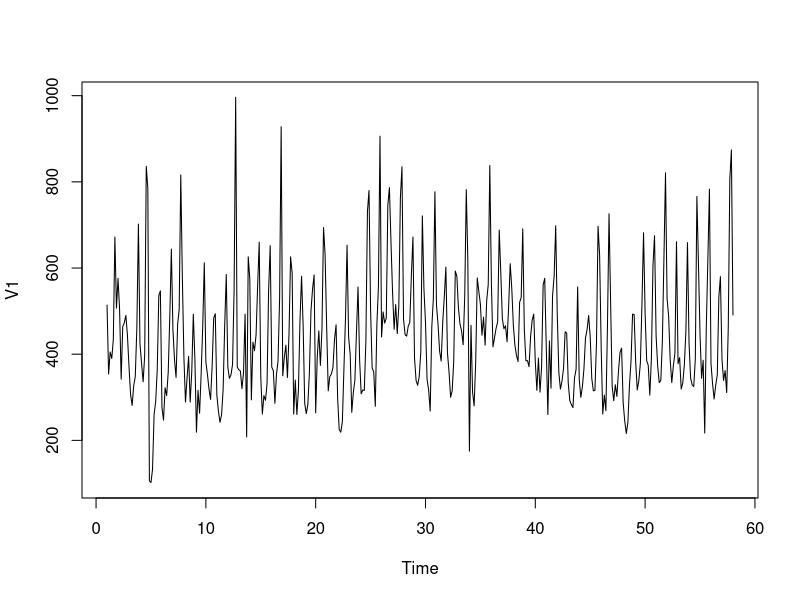
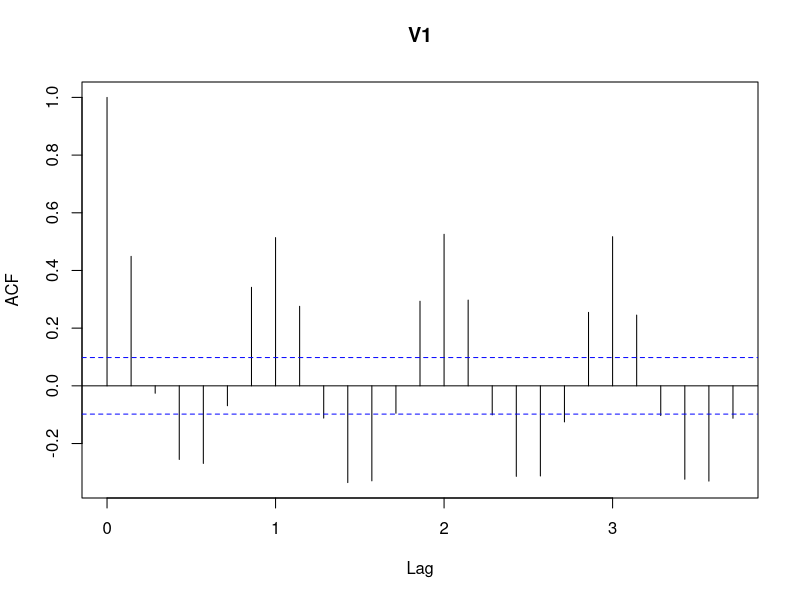
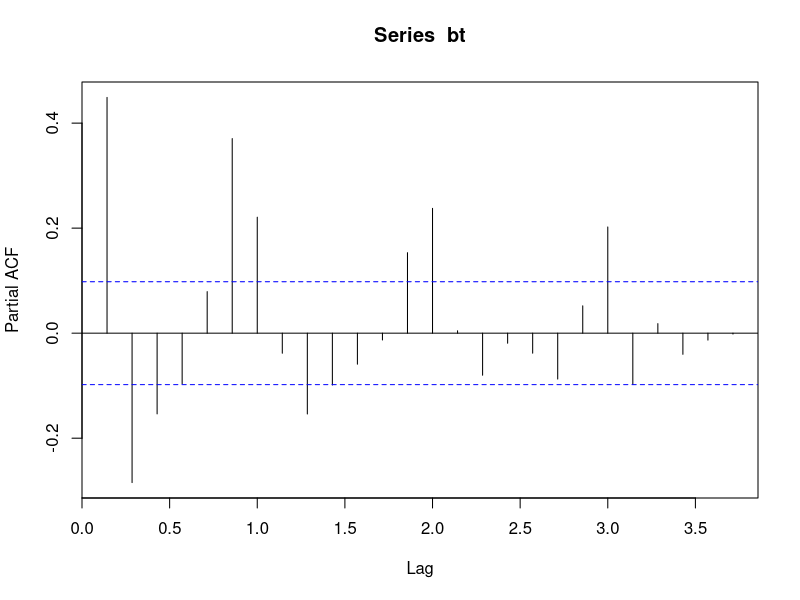
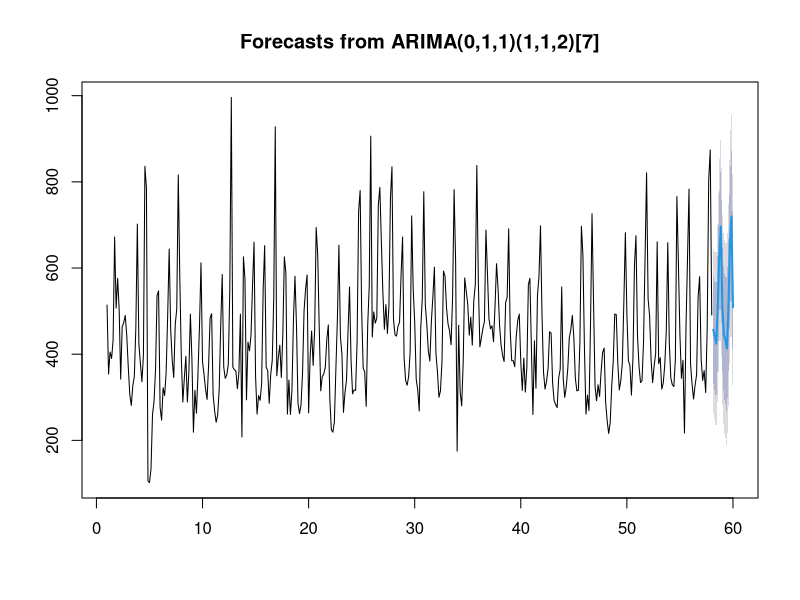
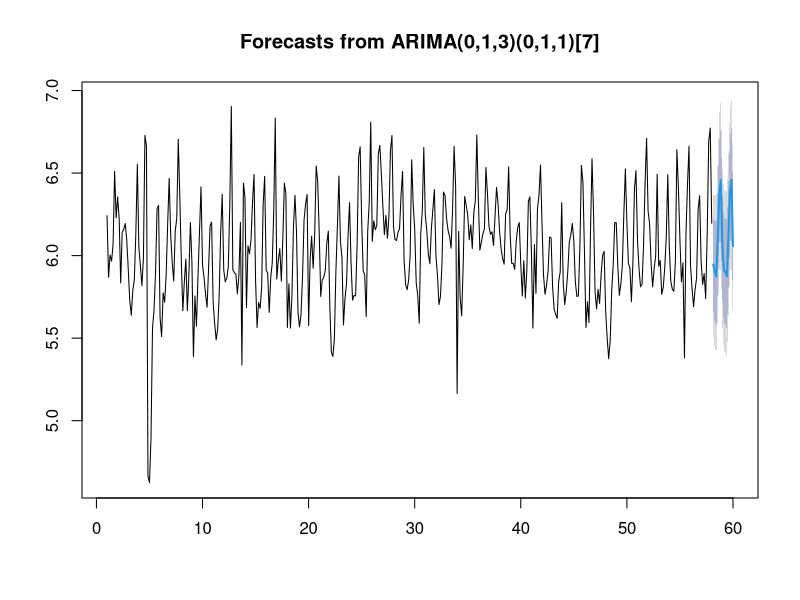

The R source for these figures, in order: (Note: this script raises an error after producing the figures.)
# assumes that file is in the current working directory
# change working directory with setwd("~/My Documents/..,")
# confirm working directory with getwd()

library(forecast)
library(tseries)

bt <- read.table("Bath Tissue Movement.csv")
bt <- ts(bt, frequency = 7)

adf.test(bt)
pp.test(bt)

plot(bt)
acf(bt)
pacf(bt)

####################################
### we like this one so far the best
(bt_fcst <- auto.arima(bt, d = 1, D = 1))
plot(forecast(bt_fcst))

# arima_mdl <- Arima(bt, order = c(2, 0, 1), seasonal = list(order = c(2, 1, 2), period = 7))

(bt.log <- log(bt))
# (bt.log.fcts <- auto.arima(bt.log, d=1, D=1))
f.bt.log <- arima(
  bt.log, 
  order = c(0,1,3), 
  seasonal = list(order = c(0,1,1), period = 7)
)

plot(forecast(f.bt.log))
Randomness.tests(f.bt.log$residuals, FALSE)

gf <- garchFit(~garch(1,1), data = f.bt.log$residuals, cond.dist = "norm", include.mean = FALSE, trace = FALSE)
print(gf)

coef(gf)
res <- f.bt.log$residuals/gf@sigma.t
plot(res)
Randomness.tests(res, FALSE)

ORDER <- c(2, 0, 1)
SEASONAL <- list(order = c(2, 1, 2), period = 7)

mc.estimate <- function(TS, Order, Seasonal, reps) {
  library(fGarch) # for skew-t distribution
  library(forecast) #for simulate.Arima function
  stopifnot(length(reps) == 1) 
  
  Arima_est <- Arima(TS, order = Order, seasonal = Seasonal)
  
  for (i  in 1:reps) {
    X <- simulate(Arima_est, bootstrap = TRUE) 
    Est <- Arima(X, order = Order, seasonal = Seasonal)
    if (i == 1) {
      Vars <- MLE <- matrix(0, reps, length(Est$coef))
    }
    MLE[i, ] <- Est$coef
    Vars[i, ] <- diag(Est$var.coef)
  }
  
  df <- as.data.frame(cbind(MLE, Vars))
  colnames(df) <- c(paste0("MLE", names(Est$coef)), paste0("VAR", names(diag(Est$var.coef))))
  
  return(df)
}

bootstrap.estimate <- function(TS, Order, Seasonal, reps) {
  library(fGarch) # for skew-t distribution
  library(forecast) #for simulate.Arima function
  stopifnot(length(reps) == 1) 
  
  Arima_est <- Arima(TS, order = Order, seasonal = Seasonal)
  res <- Arima_est$residuals
  mle <- Arima_est$coef
  
  for (i  in 1:reps) {
    et <- sample(res, length(res), replace = TRUE)
    est2 <- simulate(Arima_est, innov = et)
    est3 <- Arima(est2, order = Order, seasonal = Seasonal)
    
    X <- simulate(Arima_est, bootstrap = TRUE) 
    Est <- Arima(X, order = Order, seasonal = Seasonal)
    
    if (i == 1) {
      Vars <- MLE <- matrix(0, reps, length(Est$coef))
    }
    MLE[i, ] <- Est$coef
    Vars[i, ] <- diag(Est$var.coef)
  }
  
  df <- as.data.frame(cbind(MLE, Vars))
  colnames(df) <- c(paste0("MLE", names(Est$coef)), paste0("VAR", names(diag(Est$var.coef))))
  
  return(df)
}

Order <- 0:2
Seasonal <- list(order = Order, period = 7)

mc <- mc.estimate(bt, Order, Seasonal, 1000)

boot <- bootstrap.estimate(bt, Order, Seasonal, 1000)

for (i in 1:ncol(mc)) {
  print(hist(mc[[i]], main = paste("Histogram of", names(mc)[i])))
}

for (i in 1:ncol(boot)) {
  print(hist(boot[[i]], main = paste("Histogram of", names(boot)[i])))
}

library(ggplot2)
library(gridExtra)
library(reshape)

monte <- melt(mc)

p1 <- ggplot(mc, aes(x = MLEma1)) + 
  geom_histogram(aes(y= ..density..), binwidth = 0.01) + 
  stat_density(col = "red", geom = "line") + 
  geom_vline(xintercept = bt_fcst$coef[1], color = "blue") + 
  geom_vline(xintercept = mean(mc[[1]]), color = "green" ) + 
  labs(title = "Monte Carlo MLE MA(1)", x = "MLE MA(1)")

p2 <- ggplot(mc, aes(x = MLEma2)) + 
  geom_histogram(aes(y= ..density..), binwidth = 0.01) + 
  stat_density(col = "red", geom = "line") +
  geom_vline(xintercept = bt_fcst$coef[2], color = "blue") + 
  geom_vline(xintercept = mean(mc[[2]]), color = "green" ) + 
  labs(title = "Monte Carlo MLE MA(2)", x = "MLE MA(2)")

p3 <- ggplot(mc, aes(x = MLEsma1)) + 
  geom_histogram(aes(y= ..density..), binwidth = 0.01) + 
  stat_density(col = "red", geom = "line") +
  geom_vline(xintercept = bt_fcst$coef[3], color = "blue") + 
  geom_vline(xintercept = mean(mc[[3]]), color = "green" ) + 
  labs(title = "Monte Carlo MLE SMA(1)", x = "MLE SMA(1)")

p4 <- ggplot(mc, aes(x = MLEsma2)) + 
  geom_histogram(aes(y= ..density..), binwidth = 0.01) + 
  stat_density(col = "red", geom = "line") +
  geom_vline(xintercept = bt_fcst$coef[4], color = "blue") + 
  geom_vline(xintercept = mean(mc[[4]]), color = "green" ) + 
  labs(title = "Monte Carlo MLE SMA(2)", x = "MLE SMA(2)")

grid.arrange(p1, p2, p3, p4, nrow = 2)




p1 <- ggplot(boot, aes(x = MLEma1)) + 
  geom_histogram(aes(y= ..density..), binwidth = 0.01) + 
  stat_density(col = "red", geom = "line") + 
  geom_vline(xintercept = bt_fcst$coef[1], color = "blue") + 
  geom_vline(xintercept = mean(boot[[1]]), color = "green" ) + 
  labs(title = "Boostrap MLE MA(1)", x = "MLE MA(1)")

p2 <- ggplot(boot, aes(x = MLEma2)) + 
  geom_histogram(aes(y= ..density..), binwidth = 0.01) + 
  stat_density(col = "red", geom = "line") +
  geom_vline(xintercept = bt_fcst$coef[2], color = "blue") + 
  geom_vline(xintercept = mean(boot[[2]]), color = "green" ) + 
  labs(title = "Boostrap MLE MA(2)", x = "MLE MA(2)")

p3 <- ggplot(boot, aes(x = MLEsma1)) + 
  geom_histogram(aes(y= ..density..), binwidth = 0.01) + 
  stat_density(col = "red", geom = "line") +
  geom_vline(xintercept = bt_fcst$coef[3], color = "blue") + 
  geom_vline(xintercept = mean(boot[[3]]), color = "green" ) + 
  labs(title = "Boostrap MLE SMA(1)", x = "MLE SMA(1)")

p4 <- ggplot(boot, aes(x = MLEsma2)) + 
  geom_histogram(aes(y= ..density..), binwidth = 0.01) + 
  stat_density(col = "red", geom = "line") +
  geom_vline(xintercept = bt_fcst$coef[4], color = "blue") + 
  geom_vline(xintercept = mean(boot[[4]]), color = "green" ) + 
  labs(title = "Boostrap MLE SMA(2)", x = "MLE SMA(2)")

grid.arrange(p1, p2, p3, p4, nrow = 2)


################ GARCH

bt_diff <- diff(bt, 1, 7)

adf.test(bt_diff)
pp.test(bt_diff)

layout(matrix(c(1,1,2,3), 2, 2, byrow = TRUE))
plot(bt_diff)
acf(bt_diff)
pacf(bt_diff)

# testing from library(fGarch)
garchFit(data = bt_fcst$residuals)
out <- garchFit(data = bt_fcst$residuals, cond.dist = "norm", include.mean = FALSE, trace = FALSE)


coef(out)
res <- bt_fcst$residuals/out@sigma.t

layout(matrix(c(1,1,2,3), 2, 2, byrow = TRUE))
plot(res)
acf(res)
pacf(res)


# mont <- ggplot(monte, aes(x = value, y = ..density..)) + geom_histogram(binwidth = 0.01) + stat_density(col = "red", geom = "line") 











Randomness.tests <- function( A, plott=TRUE) {
  
  library(tseries) 
  
  L1 <- Box.test(A,   lag = 15, type = "Ljung-Box")
  L2 <- Box.test(A,   lag = 20, type = "Ljung-Box")
  L3 <- Box.test(A,   lag = 25, type = "Ljung-Box")
  L4 <- Box.test(A^2, lag = 15, type = "Ljung-Box")
  L5 <- Box.test(A^2, lag = 20, type = "Ljung-Box")
  L7 <- jarque.bera.test(A)
  S1 <- sd(A)
  
  if (plott) {
    layout( matrix(c(rep(1,8),2,3,4,8,5,6,7,8), 4, 4, byrow=T) )
    plot(A, type='l')
    acf(A)
    pacf(A)
    plot(density(A, bw="SJ-ste"), main= "")
    acf(abs(A))
    acf(A^2)
    qqnorm(A)
    
    plot(c(-1,-1), xlim=c(0,1), ylim=c(0,1), ann=F, axes=F)
    
    text( 0.5,0.95, paste("Box-Ljung test"), cex=1.3 )
    text( 0.5,0.9,  paste("H=15:p= ", round(L1$p.value, 4)), cex=1 )
    text( 0.5,0.85, paste("H=20:p= ", round(L2$p.value, 4)), cex=1 )
    text( 0.5,0.8,  paste("H=25:p= ", round(L3$p.value, 4)), cex=1 )
    text( 0.5,0.7,  paste("McLeod-Li test") , cex=1.3 )
    text( 0.5,0.65, paste("H=15:p= ", round(L4$p.value, 4)), cex=1 )
    text( 0.5,0.6,  paste("H=20:p= ", round(L5$p.value, 4)), cex=1 )
    text( 0.5,0.35, paste("Jaque-Bera test") , cex=1.3 )
    names(L7$p.value) <- ""
    text( 0.5,0.3,  paste("p= ", round(L7$p.value, 4)), cex=1 )
    text( 0.5,0.2,  paste("sample SD ", round(S1, 4)), cex=1 )
    
    layout( matrix(1, 1, 1) )
  }
  
  return( t(t(c("BL15"=round(L1$p.value, 3), "BL20"=round(L2$p.value,3),
                "BL25"=round(L3$p.value,3), "ML15"=round(L4$p.value,3),
                "ML20"=round(L5$p.value,3), "JB"=round(L7$p.value,3), 
                "SD" = round(S1, 3) ))))
  
}
